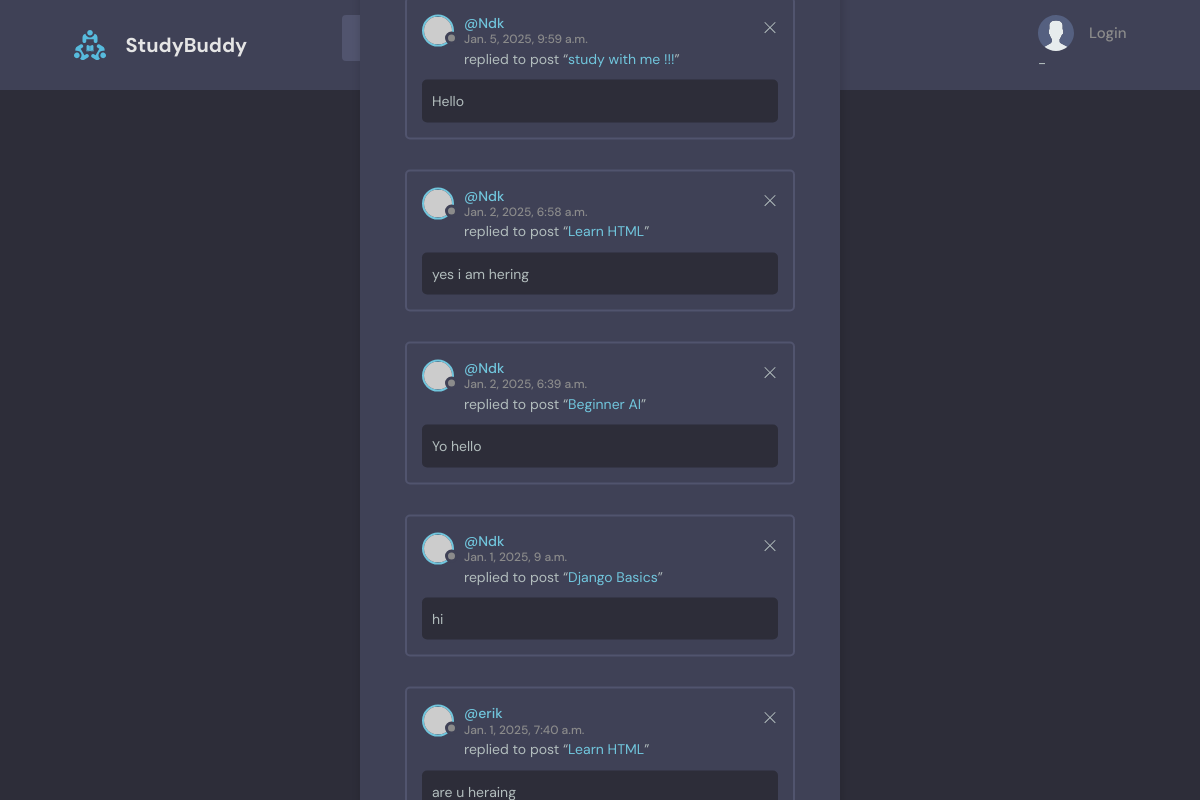
The page /activity on the database its author committed.
### base/models.py (models this page shows, shortened)
class Message(models.Model):
    user = models.ForeignKey(User,on_delete=models.CASCADE)
    room = models.ForeignKey(Room,on_delete=models.CASCADE)
    body = models.TextField()
    updated = models.DateTimeField(auto_now=True)
    created = models.DateTimeField(auto_now_add=True)
    class Meta:
        ordering = ['-created']

class Room(models.Model): # model is module and Model is Class name where we are inheriting
    host = models.ForeignKey(User,on_delete=models.CASCADE,null=True)
    topic = models.ForeignKey(Topic,on_delete=models.CASCADE,null=True)
    participants = models.ManyToManyField(User,related_name='participants',blank=True) # user may join
    name = models.CharField(max_length=200)
    description = models.TextField(null=True,blank=True)
    updated = models.DateTimeField(auto_now=True)
    created = models.DateTimeField(auto_now_add = True)
    class Meta:
        ordering = ['-updated','-created'] # It will order like LIFO last in first out

### base/views.py (the view)
# urls.py: path('activity',views.activityMobile,name = 'activity-Mobile'),
def activityMobile(req):
    room_messages = Message.objects.all()
    context={'room_messages':room_messages}
    return render(req,'activity.html',context)

### base/templates/base/activity.html (shortened to what this page needs)
{% extends 'main.html' %}
  {% block content %}
    <main class="layout">
      <div class="container">
        <div class="layout__box">
          {% for message in room_messages %}
          <div class="activities-page layout__body">
            <div class="activities__box">
              <div class="activities__boxHeader roomListRoom__header">
                <a href="profile.html" class="roomListRoom__author">
                  <div class="avatar avatar--small">
                    <img src="https://randomuser.me/api/portraits/women/11.jpg" />
                  </div>
                  <p>
                    @{{message.user}}
                    <span>{{message.created}}</span>
                  </p>
                </a>
                <div class="roomListRoom__actions">
                  <a href="{% url 'delete-Message' pk=message.id %}">
                    <svg version="1.1" xmlns="http://www.w3.org/2000/svg" width="32" height="32" viewBox="0 0 32 32">
                      <title>remove</title>
                      <path
                        d="M27.314 6.019l-1.333-1.333-9.98 9.981-9.981-9.981-1.333 1.333 9.981 9.981-9.981 9.98 1.333 1.333 9.981-9.98 9.98 9.98 1.333-1.333-9.98-9.98 9.98-9.981z"
                      ></path>
                    </svg>
                  </a>
                </div>
              </div>
              <div class="activities__boxContent">
                <p>replied to post “<a href="room.html">{{message.room.name}}</a>”</p>
                <div class="activities__boxRoomContent">
                  {{message.body}}
                </div>
              </div>
            </div>
          </div>
          {% endfor %}
        </div>
      </div>
    </main>
  {% endblock content %}

### static/styles/style.css (style rules this page uses)
:root { --color-main: #71c6dd; --color-main-light: #e1f6fb; --color-dark: #3f4156; --color-dark-medium: #51546e; --color-dark-light: #696d97; --color-light: #e5e5e5; --color-gray: #8b8b8b; --color-light-gray: #b2bdbd; --color-bg: #2d2d39; --color-success: #5dd693; --color-error: #fc4b0b; }
* { font-family: "DM Sans", -apple-system, BlinkMacSystemFont, "Segoe UI", Roboto, Oxygen, Ubuntu, Cantarell, "Open Sans", "Helvetica Neue", sans-serif; margin: 0; padding: 0; box-sizing: border-box; text-rendering: optimizeLegibility; font-size: inherit; }
html { font-size: 56.25%; }
@media only screen and (min-width: 1200px) { html { font-size: 62.5%; } }
body { line-height: 1.6; font-weight: 400; font-size: 1.5rem; color: var(--color-light-gray); background-color: var(--color-bg); min-height: 100vh; }
img { width: 100%; }
a { display: inline-block; color: var(--color-main); text-decoration: none; }
.container { max-width: 120rem; width: 90%; margin: auto; overflow:hidden; }
.avatar { position: relative; display: inline-block; border-radius: 50%; border: 2px solid var(--color-main); }
.avatar img { display: block; border-radius: 50%; object-fit: cover; object-position: center; }
.avatar::after { content: ""; display: block; position: absolute; background-color: var(--color-gray); z-index: 111; border-radius: 50%; border: 0.3rem solid var(--color-dark); }
.avatar.avatar--small img { width: 2.8rem; height: 2.8rem; }
.avatar.avatar--small:after { width: 0.7rem; height: 0.7rem; bottom: 0px; right: -6px; }
.layout { margin-top: 2.4rem; }
.layout > .container { display: flex; justify-content: space-between; align-items: flex-start; }
.layout__box { width: 90%; max-width: 48rem; min-height: 40rem; position: fixed; top: 50%; left: 50%; transform: translate(-50%, -46%); background-color: var(--color-dark); border-radius: 1rem; box-shadow: 1px 1px 6px 3px rgba(0, 0, 0, 0.1); overflow: hidden; flex-direction: column; }
.layout__body { margin: 3rem; }
.roomListRoom__header { display: flex; justify-content: space-between; align-items: center; }
.roomListRoom__author { font-weight: 500; display: flex; align-items: center; gap: 1rem; }
.roomListRoom__actions { display: flex; align-items: flex-start; gap: 1rem; position: relative; }
.roomListRoom__actions svg { fill: var(--color-main); width: 1.6rem; height: 1.6rem; }
.activities__box { margin: 1.5rem; padding: 1.5rem; border: 2px solid var(--color-dark-medium); border-radius: 5px; }
.activities__boxHeader p { font-size: 1.4rem; line-height: 1.3; }
.activities__boxHeader p span { color: var(--color-gray); font-size: 1.2rem; display: block; }
.activities__boxContent { margin-left: 4.2rem; }
.activities__boxContent { font-size: 1.4rem; }
.activities__boxRoomContent { background: var(--color-bg); padding: 1rem; border-radius: 5px; margin-top: 1rem; margin-left: -4.2rem; }
.roomListRoom__actions svg { fill: var(--color-light-gray); }

### rows shown on the page
Message: user "Ndk", created "Jan. 5, 2025, 9:59 a.m.", room.name "study with me !!!", body "Hello"
Message: user "Ndk", created "Jan. 2, 2025, 6:58 a.m.", room.name "Learn HTML", body "yes i am hering"
Message: user "Ndk", created "Jan. 2, 2025, 6:39 a.m.", room.name "Beginner AI", body "Yo hello"
Message: user "Ndk", created "Jan. 1, 2025, 9 a.m.", room.name "Django Basics", body "hi"
Message: user "erik", created "Jan. 1, 2025, 7:40 a.m.", room.name "Learn HTML", body "are u heraing"
